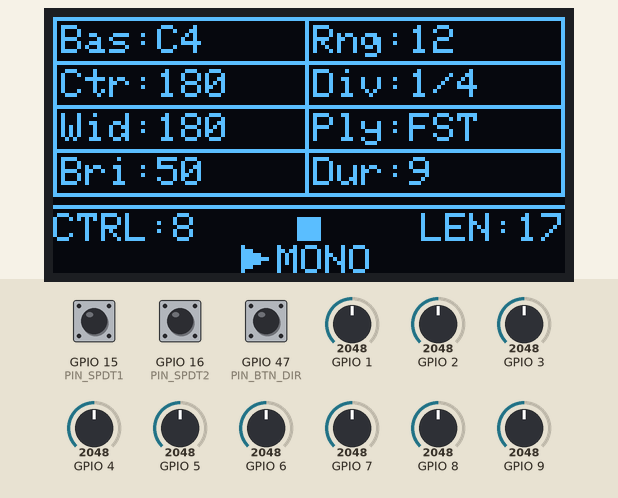
Recording of a sketch running on a simulated ESP32-S3. Shown: 128×64 one-colour display. The test bench sets the inputs (shaded band); at power-on: GPIO 3 = 2048, GPIO 4 = 2048, GPIO 6 = 2048, GPIO 1 = 2048, GPIO 2 = 2048, GPIO 5 = 2048, GPIO 7 = 2048, GPIO 8 = 2048, GPIO 9 = 2048, GPIO 15 (PIN_SPDT1) HIGH, GPIO 16 (PIN_SPDT2) HIGH, GPIO 47 (PIN_BTN_DIR) HIGH. EEPROM starts erased; the modem accepts every AT command (registered, SIM ready, sends succeed) and sends nothing else; what the sketch prints to the serial monitor is not drawn.

Above: at 2.2 s.
2.3 s: GPIO 3 set to 2260
At 2.43 s:
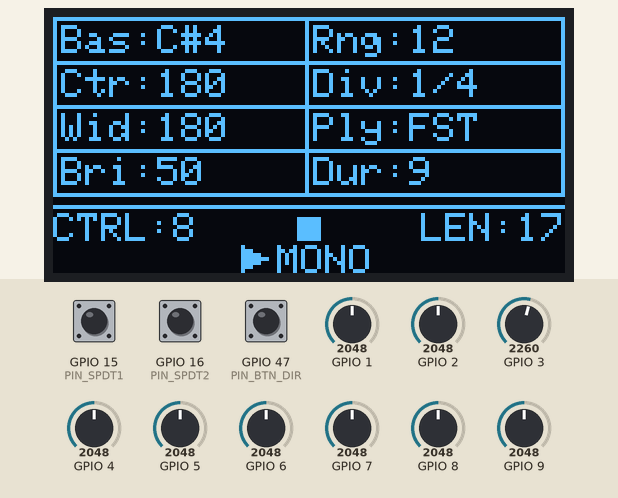
3.9 s: GPIO 3 set to 2352
5.5 s: GPIO 4 set to 3759
At 6.5 s:
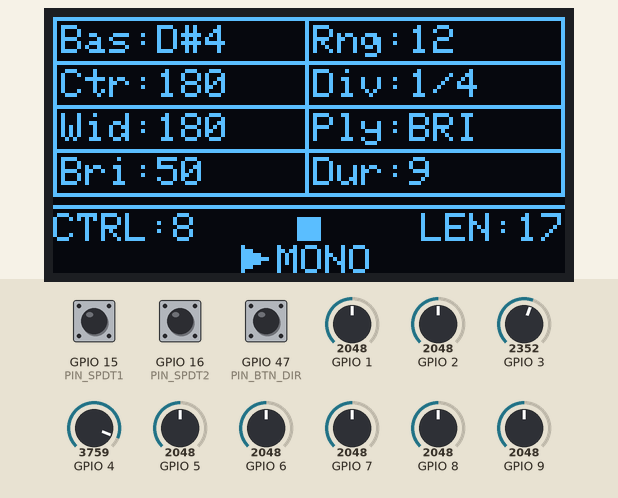
7.1 s: GPIO 4 set to 3857
At 8.3 s:
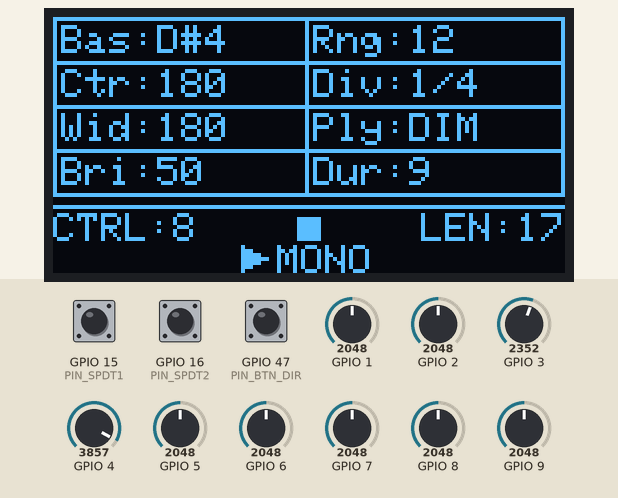
8.6 s: GPIO 6 set to 2842
At 9.1 s:
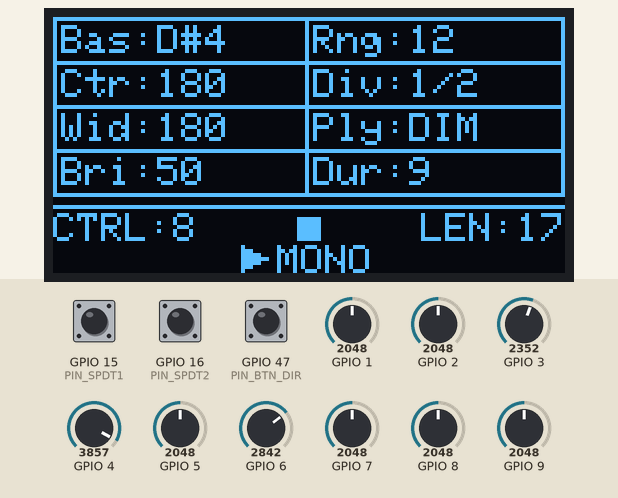
10.2 s: GPIO 6 set to 2944
At 11.2 s:
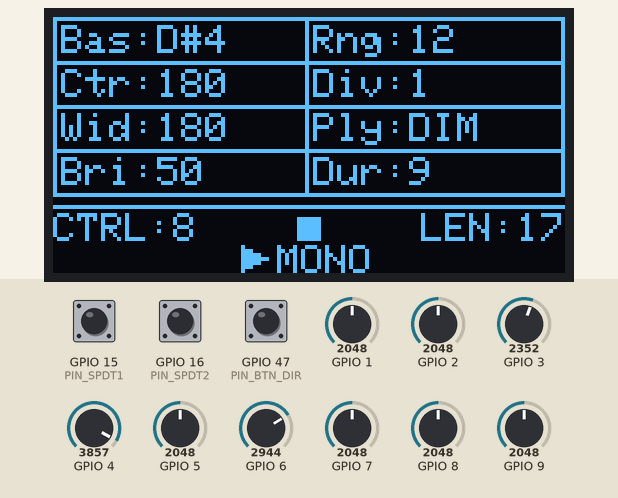
Timing chart, 0 to 12.8 s (numbered marks = the images above; inputs shaded):
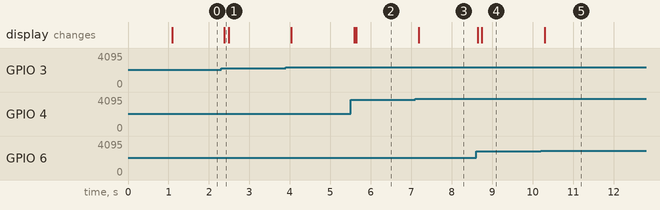

The sketch:

controller.ino
```cpp
// =============================================================================
//  Seedquencer — Instrument Controller Firmware
//  controller.ino
//
//  Pot mapping:
//    Pot 1: Length         Pot 2: Base note     Pot 3: Note range
//    Pot 4: Slice centre   Pot 5: Step divider  Pot 6: Slice width
//    Pot 7: Play mode      Pot 8: Slice bright  Pot 9: Duration Hi (1..len)
//
//  Fixed defaults (not pot-driven, transmitted in every payload):
//    Velocity Lo = 80   Velocity Hi = 120   Duration Lo = 1
//    Parameter mode = PARM (0)   MIDI channel = controller_id
//
//  SPDT 1 (PIN_SPDT1): Mute/Stop — tx_mode = 0 when HIGH (engaged).
//  SPDT 2 (PIN_SPDT2): Mono/Poly — tx_mode = 1 (mono) or 2 (poly).
//  Button (PIN_BTN_DIR): toggles play_direction on debounced release.
//
//  Payload: 26 bytes + COBS framing
//
//  Libraries required (install via Arduino Library Manager):
//    - Adafruit SSD1306       (OLED driver)
//    - Adafruit GFX Library   (graphics primitives, dependency of SSD1306)
//    - Adafruit BusIO         (I2C/SPI abstraction, dependency of SSD1306)
//
//  Note:
//    GPIO47 and the free use of GPIO6–11 are only valid on the ESP32-S3.
//    If using a different board you'll need to figure out what works on
//    your version.
//
// =============================================================================

#include <Wire.h>
#include <Adafruit_GFX.h>
#include <Adafruit_SSD1306.h>

#include "config.h"
#include "inputs.h"
#include "display.h"
#include "serial_tx.h"
#include "nvs_store.h"

// ---------------------------------------------------------------------------
//  Timing
// ---------------------------------------------------------------------------
static const uint32_t SCAN_INTERVAL_MS = 5;    // 200 Hz input scan
static const uint32_t OLED_INTERVAL_MS = 50;   // 20 Hz display refresh

static uint32_t lastScanMs = 0;
static uint32_t lastOledMs = 0;

// ---------------------------------------------------------------------------
//  Global state
// ---------------------------------------------------------------------------
ControllerState g_state;

// ---------------------------------------------------------------------------
//  OLED instance
// ---------------------------------------------------------------------------
Adafruit_SSD1306 g_display(OLED_WIDTH, OLED_HEIGHT, &Wire, OLED_RESET_PIN);

// ---------------------------------------------------------------------------
//  setup()
// ---------------------------------------------------------------------------
void setup() {
    Serial.begin(115200);
    Serial.println(F("BOOT v5"));

    Wire.begin(PIN_I2C_SDA, PIN_I2C_SCL);

    inputs_init();
    serial_tx_init();
    display_init(g_display);
    nvs_store_init();

    g_state.controller_id = CONTROLLER_ID;
    g_state.active_page   = PAGE_1;
    g_state.tx_mode       = MODE_MONO;

    // Attempt to restore persisted parameter state. On success, the loaded values
    // are preserved and pickup is armed against live pot positions; on failure
    // (no/invalid record) fall back to seeding everything from live pots.
    if (nvs_store_load(g_state)) {
        // Loaded values + restored active_page are already in g_state.
        // Arm pickup without overwriting them.
        inputs_arm_pickup_from_stored(g_state);
        Serial.println(F("Restored state from NVS"));
    } else {
        // Fresh boot: seed all parameters from current pot positions
        // and mark everything picked-up.
        inputs_seed_from_pots(g_state);
        Serial.println(F("No valid NVS record; seeded from pots"));
    }

    // tx_mode is (re)computed from live SPDT positions on the first scan
}

// ---------------------------------------------------------------------------
//  loop()
// ---------------------------------------------------------------------------
void loop() {
    uint32_t now = millis();

    if (now - lastScanMs >= SCAN_INTERVAL_MS) {
        lastScanMs = now;
        inputs_scan(g_state);
        serial_tx_update(g_state);
        nvs_store_update(g_state);   // change-driven, debounced flash persistence
    }

    if (now - lastOledMs >= OLED_INTERVAL_MS) {
        lastOledMs = now;
        display_update(g_display, g_state);
    }
}
```

crc8.cpp
```cpp
// =============================================================================
//  crc8.cpp — Shared CRC-8 (Dallas/Maxim, polynomial 0x31, init 0x00)
// =============================================================================

#include "crc8.h"

uint8_t crc8(const uint8_t* data, uint8_t len) {
    uint8_t crc = 0x00;
    for (uint8_t i = 0; i < len; i++) {
        crc ^= data[i];
        for (uint8_t b = 0; b < 8; b++) {
            if (crc & 0x80) crc = (crc << 1) ^ 0x31;
            else            crc <<= 1;
        }
    }
    return crc;
}
```

crc8.h
```cpp
#pragma once
// =============================================================================
//  crc8.h — Shared CRC-8 (Dallas/Maxim, polynomial 0x31, init 0x00)
//
//  Single implementation used by both the serial wire path (serial_tx.cpp)
//  and the NVS persistence path (nvs_store.cpp) so the two never diverge.
// =============================================================================

#include <stdint.h>

// CRC-8, Dallas/Maxim: polynomial 0x31 (x^8 + x^5 + x^4 + 1), init 0x00.
uint8_t crc8(const uint8_t* data, uint8_t len);
```

display.cpp
```cpp
// =============================================================================
//  display.cpp — SSD1306 128×64 OLED rendering (single-page layout)
//
//  Physical screen zones (after 180° rotation):
//
//    Rows  0–46 : BLUE   — parameter grid (8 pot params; Length is in yellow)
//    Rows 47–63 : YELLOW — play state, direction, Mono/Poly, controller, length
//
//  Blue zone layout (4 rows × 2 cols):
//    Row 0 : Bas:C4     | Rng:12
//    Row 1 : Ctr:180    | Div:1/4
//    Row 2 : Wid:30     | Ply:RND
//    Row 3 : Bri:50     | Dur:16
//
//  Pot -> cell mapping (Length omitted here — shown in the yellow zone):
//    Pot 2 → Base note (Bas)     Pot 3 → Note range (Rng)
//    Pot 4 → Slice centre (Ctr)  Pot 5 → Step divider (Div)
//    Pot 6 → Slice width (Wid)   Pot 7 → Play mode (Ply)
//    Pot 8 → Slice bright (Bri)  Pot 9 → Duration Hi (Dur)
//
//  A value may be followed by a boot pick-up arrow (only until a restored pot
//  is dialled through its stored value; blank during normal operation):
//    > = pot below stored — turn right (clockwise)
//    < = pot above stored — turn left  (anti-clockwise)
//    (space) = picked up, value is live
//
//  Yellow zone layout:
//    Row 47 : separator line
//    Row 49 : "CTRL:N" (left) | play/stop icon (centre) | "LEN:NN" (right)
//    Row 57 : direction icon + "MONO"/"POLY", centred
//
//  Note: The display is rotated 180° (setRotation(2)), so row 0 is the
//  physical top after inversion, and the yellow strip sits at the bottom.
// =============================================================================

#include <Arduino.h>
#include "display.h"
#include "config.h"

// ---------------------------------------------------------------------------
//  arrow_char()
//  Returns '>' if pot is below stored (turn right), '<' if above, ' ' if
//  picked up. Picked-up check takes priority.
// ---------------------------------------------------------------------------
static char arrow_char(float pot_pos, float stored, bool picked_up) {
    if (picked_up)        return ' ';
    if (pot_pos < stored) return '>';
    if (pot_pos > stored) return '<';
    return ' ';
}

// ---------------------------------------------------------------------------
//  midi_note_name()
//  Converts a MIDI note number (0–127) to a note-name string, e.g.:
//    0  → "C-1"   60 → "C4"   69 → "A4"   127 → "G9"
//  Uses sharps throughout. Result written into buf (must be ≥ 5 bytes).
// ---------------------------------------------------------------------------
static void midi_note_name(uint8_t note, char* buf, uint8_t buf_len) {
    static const char* names[] = {
        "C","C#","D","D#","E","F","F#","G","G#","A","A#","B"
    };
    int octave = (int)(note / 12) - 1;   // MIDI octave: note 0 = C-1
    snprintf(buf, buf_len, "%s%d", names[note % 12], octave);
}

// play mode names (0–7)
static const char* play_mode_name(uint8_t m) {
    switch (m) {
        case 0: return "RND";
        case 1: return "HI";
        case 2: return "LO";
        case 3: return "MID";
        case 4: return "FST";
        case 5: return "LST";
        case 6: return "BRI";
        case 7: return "DIM";
        default: return "?";
    }
}

// Step divider label strings (indices 0–12)
static const char* step_div_name(uint8_t idx) {
    static const char* names[] = {
        "1/32","1/24","1/16","1/12","1/8","1/6",
        "1/4","1/3","1/2","1","2","3","4"
    };
    if (idx <= 12) return names[idx];
    return "?";
}

// ---------------------------------------------------------------------------
//  Grid geometry constants
//
//  Blue zone: rows 0–44 (45px), 2px spare before separator at row 47.
//    y= 0 : top border          y= 2 : text row 0 baseline
//    y=11 : H-divider            y=13 : text row 1 baseline
//    y=22 : H-divider            y=24 : text row 2 baseline
//    y=33 : H-divider            y=35 : text row 3 baseline
//    y=44 : bottom border        x=63 : vertical divider (y=0–44)
//  Left cell text starts at x=2; right cell text starts at x=65.
// ---------------------------------------------------------------------------
static const uint8_t GRID_TOP  = 0;
static const uint8_t GRID_BOT  = 44;
static const uint8_t GRID_VCOL = 63;
static const uint8_t TEXT_Y[4] = { 2, 13, 24, 35 };
static const uint8_t TEXT_X_L  = 2;
static const uint8_t TEXT_X_R  = 65;

static void draw_grid(Adafruit_SSD1306& disp) {
    disp.drawRect(0, GRID_TOP, 128, GRID_BOT - GRID_TOP + 1, SSD1306_WHITE);
    disp.drawFastHLine(0, 11, 128, SSD1306_WHITE);
    disp.drawFastHLine(0, 22, 128, SSD1306_WHITE);
    disp.drawFastHLine(0, 33, 128, SSD1306_WHITE);
    disp.drawFastVLine(GRID_VCOL, GRID_TOP, GRID_BOT - GRID_TOP + 1, SSD1306_WHITE);
}

// ---------------------------------------------------------------------------
//  display_init()
// ---------------------------------------------------------------------------
void display_init(Adafruit_SSD1306& disp) {
    if (!disp.begin(SSD1306_SWITCHCAPVCC, OLED_I2C_ADDR)) {
        Serial.println(F("display_init: SSD1306 not found."));
        Serial.println(F("Check wiring and OLED_I2C_ADDR in config.h (0x3C or 0x3D)."));
        return;
    }

    disp.setRotation(2);
    disp.clearDisplay();
    disp.setTextSize(1);
    disp.setTextColor(SSD1306_WHITE);

    disp.setCursor(0, 0);
    disp.print(F("Seedquencer"));
    disp.setCursor(0, 12);
    disp.print(F("Controller v5"));
    disp.drawFastHLine(0, 47, 128, SSD1306_WHITE);
    disp.setCursor(0, 49);
    disp.print(F("Unit: "));
    disp.print(CONTROLLER_ID);
    disp.setCursor(0, 57);
    disp.print(F("Initialising..."));
    disp.display();
    delay(1000);
}

// ---------------------------------------------------------------------------
//  draw_params() — the single parameter grid (8 pot params; Length in yellow)
//
//  Cell layout and pot index (0-based) used for the pick-up arrow:
//    Row 0 : Bas (idx1) | Rng (idx2)
//    Row 1 : Ctr (idx3) | Div (idx4)
//    Row 2 : Wid (idx5) | Ply (idx6)
//    Row 3 : Bri (idx7) | Dur (idx8)
// ---------------------------------------------------------------------------
static void draw_params(Adafruit_SSD1306& disp, const ControllerState& s) {
    char buf[12];
    char note[5];
    char a;

    // --- Row 0: Base note (left) | Note range (right) ---
    midi_note_name(s.base_note, note, sizeof(note));
    a = arrow_char(s.pot_mapped[1], (float)s.base_note, s.pot_picked_up[1]);
    snprintf(buf, sizeof(buf), "Bas:%-3s%c", note, a);
    disp.setCursor(TEXT_X_L, TEXT_Y[0]); disp.print(buf);

    a = arrow_char(s.pot_mapped[2], (float)s.note_range, s.pot_picked_up[2]);
    snprintf(buf, sizeof(buf), "Rng:%-3d%c", s.note_range, a);
    disp.setCursor(TEXT_X_R, TEXT_Y[0]); disp.print(buf);

    // --- Row 1: Slice centre (left) | Step divider (right) ---
    a = arrow_char(s.pot_mapped[3], (float)s.slice_centre, s.pot_picked_up[3]);
    snprintf(buf, sizeof(buf), "Ctr:%-3u%c", s.slice_centre, a);
    disp.setCursor(TEXT_X_L, TEXT_Y[1]); disp.print(buf);

    a = arrow_char(s.pot_mapped[4], (float)s.step_divider, s.pot_picked_up[4]);
    snprintf(buf, sizeof(buf), "Div:%-4s%c", step_div_name(s.step_divider), a);
    disp.setCursor(TEXT_X_R, TEXT_Y[1]); disp.print(buf);

    // --- Row 2: Slice width (left) | Play mode (right) ---
    a = arrow_char(s.pot_mapped[5], (float)s.slice_width, s.pot_picked_up[5]);
    snprintf(buf, sizeof(buf), "Wid:%-3u%c", s.slice_width, a);
    disp.setCursor(TEXT_X_L, TEXT_Y[2]); disp.print(buf);

    a = arrow_char(s.pot_mapped[6], (float)s.play_mode, s.pot_picked_up[6]);
    snprintf(buf, sizeof(buf), "Ply:%-3s%c", play_mode_name(s.play_mode), a);
    disp.setCursor(TEXT_X_R, TEXT_Y[2]); disp.print(buf);

    // --- Row 3: Slice brightness (left) | Duration Hi (right) ---
    a = arrow_char(s.pot_mapped[7], (float)s.slice_bright, s.pot_picked_up[7]);
    snprintf(buf, sizeof(buf), "Bri:%-3u%c", s.slice_bright, a);
    disp.setCursor(TEXT_X_L, TEXT_Y[3]); disp.print(buf);

    a = arrow_char(s.pot_mapped[8], (float)s.dur_hi, s.pot_picked_up[8]);
    snprintf(buf, sizeof(buf), "Dur:%-2d%c", s.dur_hi, a);
    disp.setCursor(TEXT_X_R, TEXT_Y[3]); disp.print(buf);
}

// ---------------------------------------------------------------------------
//  draw_yellow_zone()
//  Rows 47–63 status bar.
//
//  Row 47: separator line
//  Row 49: "CTRL:N" (left) | play/stop icon (centre) | "LEN:NN" (right)
//  Row 57: direction icon + "MONO"/"POLY", centred as a group
//
//  Play/stop icon: filled triangle (playing) or filled square (stopped/muted),
//    reflecting tx_mode (SPDT1).
//  Direction icon: left-pointing triangle (reverse) or right-pointing triangle
//    (forward), reflecting play_direction (button).
//  MONO/POLY reflects spdt2_poly (raw SPDT2), shown even when stopped.
// ---------------------------------------------------------------------------
static void draw_yellow_zone(Adafruit_SSD1306& disp, const ControllerState& state) {
    char buf[10];

    disp.drawFastHLine(0, 47, 128, SSD1306_WHITE);

    // --- Row 49: CTRL:N (left), play/stop icon (centre), LEN:NN (right) ---
    disp.setCursor(0, 49);
    snprintf(buf, sizeof(buf), "CTRL:%d", state.controller_id);
    disp.print(buf);

    disp.setCursor(92, 49);
    snprintf(buf, sizeof(buf), "LEN:%-2d", state.length);
    disp.print(buf);

    // Play/stop icon: 8x8 region centred on x=64, top at y=49.
    if (state.tx_mode == MODE_STOPPED) {
        disp.fillRect(61, 50, 6, 6, SSD1306_WHITE);           // stop square
    } else {
        disp.fillTriangle(60, 49, 60, 55, 66, 52, SSD1306_WHITE); // play triangle
    }

    // --- Row 57: direction icon + MONO/POLY, centred as a group ---
    // Group is: [dir triangle 7px][2px gap][MONO/POLY 24px] = 33px, centre it.
    // Left edge = 64 - 33/2 ≈ 47.
    const uint8_t gx = 47;    // group left edge
    const uint8_t iy = 57;    // icon/text top

    if (state.play_direction) {
        // Forward: right-pointing triangle
        disp.fillTriangle(gx, iy, gx, iy + 6, gx + 6, iy + 3, SSD1306_WHITE);
    } else {
        // Reverse: left-pointing triangle
        disp.fillTriangle(gx + 6, iy, gx + 6, iy + 6, gx, iy + 3, SSD1306_WHITE);
    }

    disp.setCursor(gx + 9, iy);
    disp.print(state.spdt2_poly ? F("POLY") : F("MONO"));
}

// ---------------------------------------------------------------------------
//  display_update()
// ---------------------------------------------------------------------------
void display_update(Adafruit_SSD1306& disp, const ControllerState& state) {
    disp.clearDisplay();
    disp.setTextSize(1);
    disp.setTextColor(SSD1306_WHITE);

    // BLUE ZONE (rows 0–44) — grid + parameters
    draw_grid(disp);
    draw_params(disp, state);

    // YELLOW ZONE (rows 47–63)
    draw_yellow_zone(disp, state);

    disp.display();
}
```

display.h
```cpp
#pragma once
// =============================================================================
//  display.h — OLED display declarations
// =============================================================================

#include <Adafruit_SSD1306.h>
#include "state.h"

// Call once in setup() — initialises the SSD1306 and shows a boot splash
void display_init(Adafruit_SSD1306& disp);

// Call at OLED_INTERVAL_MS in loop() — redraws the full screen.
// Blue zone shows the single-page parameter grid (8 pot params; Length is in
// the yellow zone) with boot pick-up arrows where applicable.
// Yellow zone shows play state, play direction, Mono/Poly, controller ID, and
// length, continuously.
void display_update(Adafruit_SSD1306& disp, const ControllerState& state);
```

inputs.h
```cpp
#pragma once
// =============================================================================
//  inputs.h — Input scanning declarations
// =============================================================================

#include "state.h"

// Call once in setup()
void inputs_init();

// Call immediately after inputs_init() on a FRESH boot (no valid persisted
// record).
void inputs_seed_from_pots(ControllerState& state);

// Restored-boot alternative to inputs_seed_from_pots().
void inputs_arm_pickup_from_stored(ControllerState& state);

// Call at SCAN_INTERVAL_MS in loop(). Updates state in place
void inputs_scan(ControllerState& state);
```

serial_tx.h
```cpp
#pragma once
// =============================================================================
//  serial_tx.h — Serial transmission declarations
// =============================================================================

#include "state.h"

// Call once in setup() after Wire.begin()
void serial_tx_init();

// Call every loop() — sends a packet if any parameter has changed beyond its
// deadband, or if a heartbeat is due.
void serial_tx_update(const ControllerState& state);
```

Source omitted: inputs.cpp (14968 bytes), nvs_store.cpp (12950 bytes), nvs_store.h (1604 bytes), serial_tx.cpp (9893 bytes), state.h (6150 bytes), config.h (10238 bytes)

Measured:
- the behaviour switches between 3802 and 3803 on GPIO 4 (found by bisection; images 2 and 3)
- the behaviour switches between 2900 and 2901 on GPIO 6 (found by bisection; images 4 and 5)
- after the input at 2.3 s, the display: changes after 0.08 s (image 1)
- after the input at 5.5 s, the display: first changes after 0.08 s (image 2 shows a later state)
- after the input at 7.1 s, the display: changes after 0.09 s (image 3)
- after the input at 8.6 s, the display: first changes at once (image 4 shows a later state)
- after the input at 10.2 s, the display: changes after 0.10 s (image 5)
